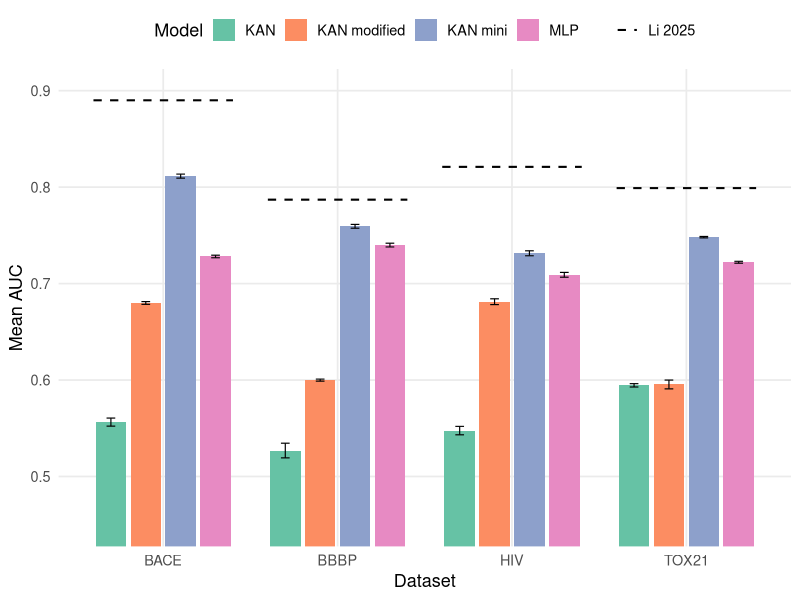
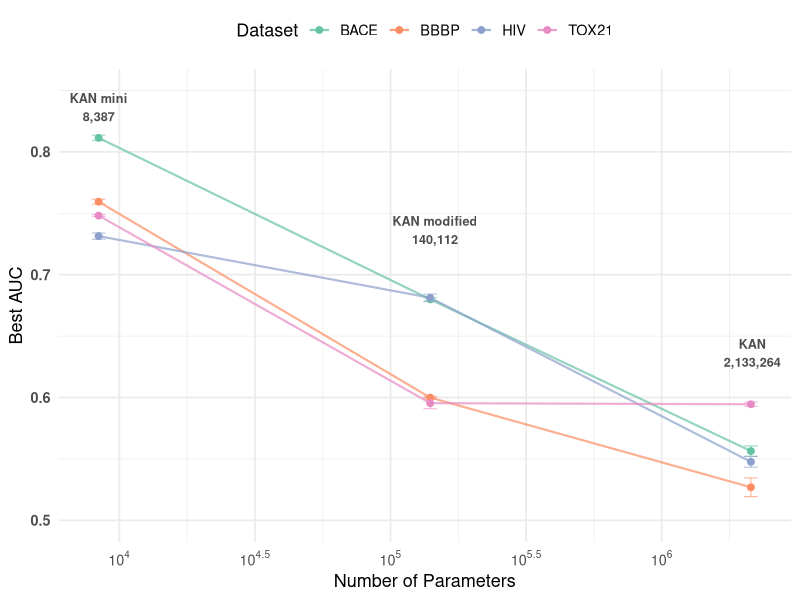
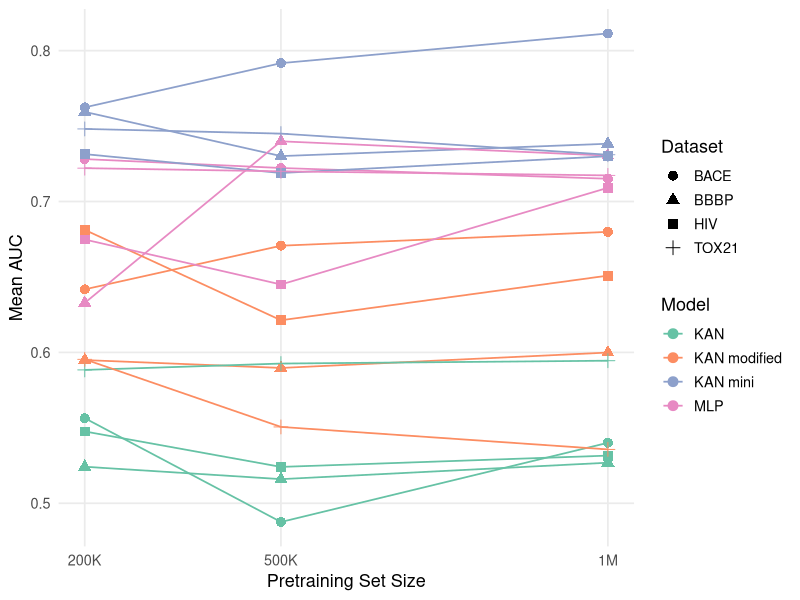
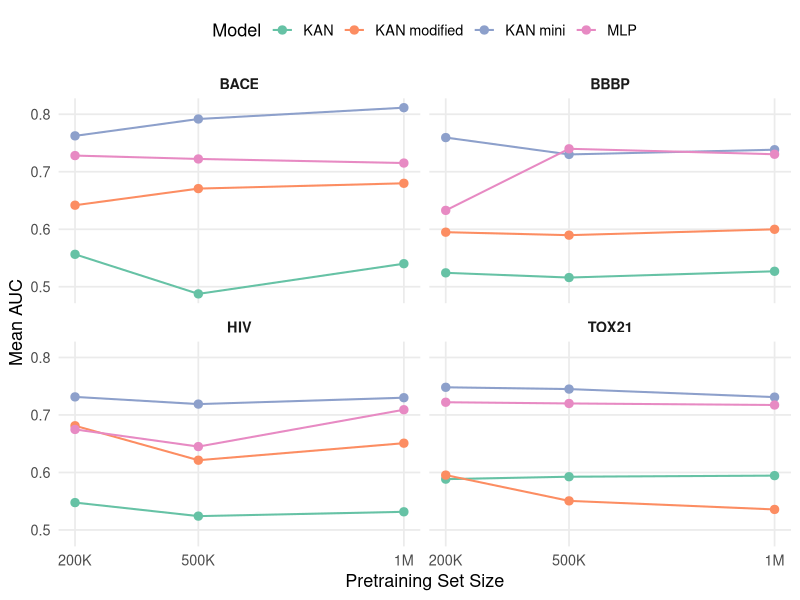
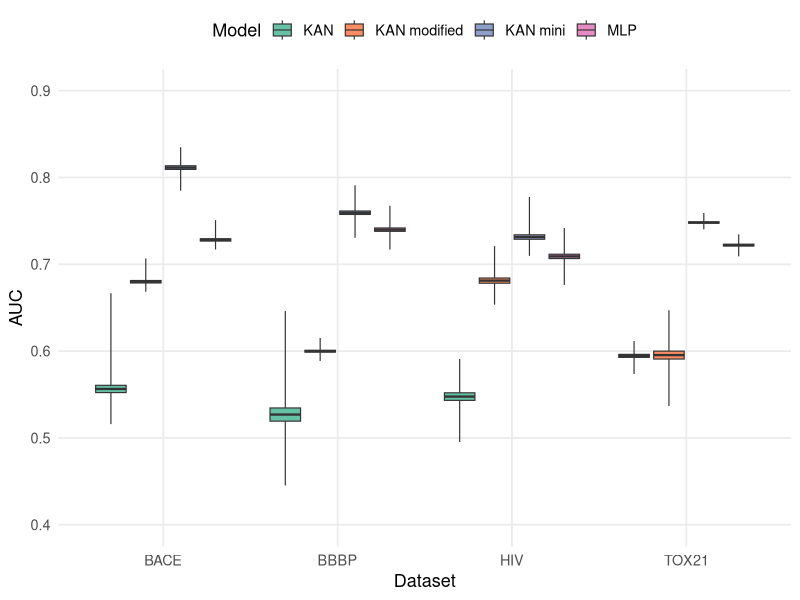
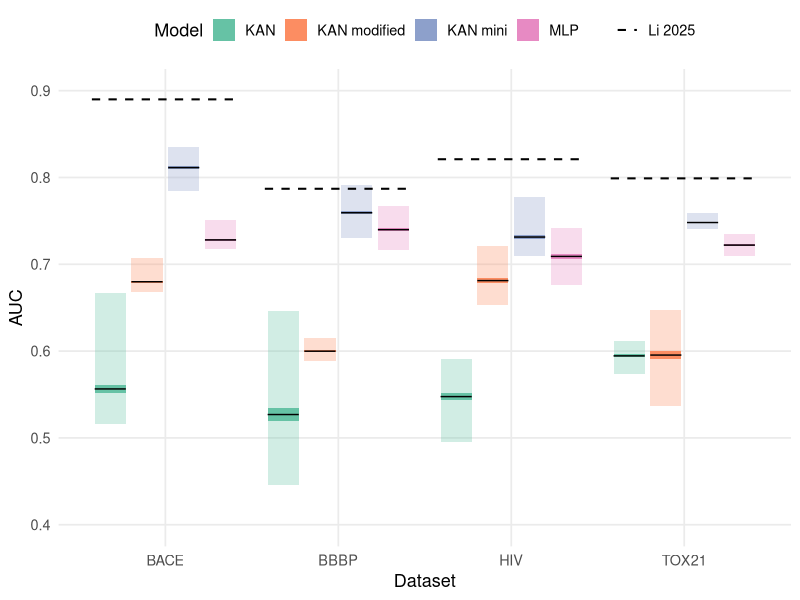
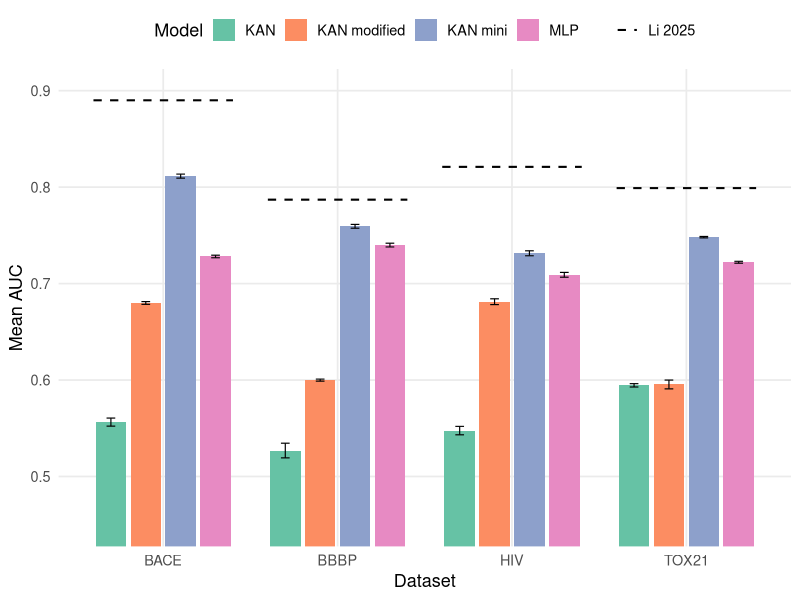
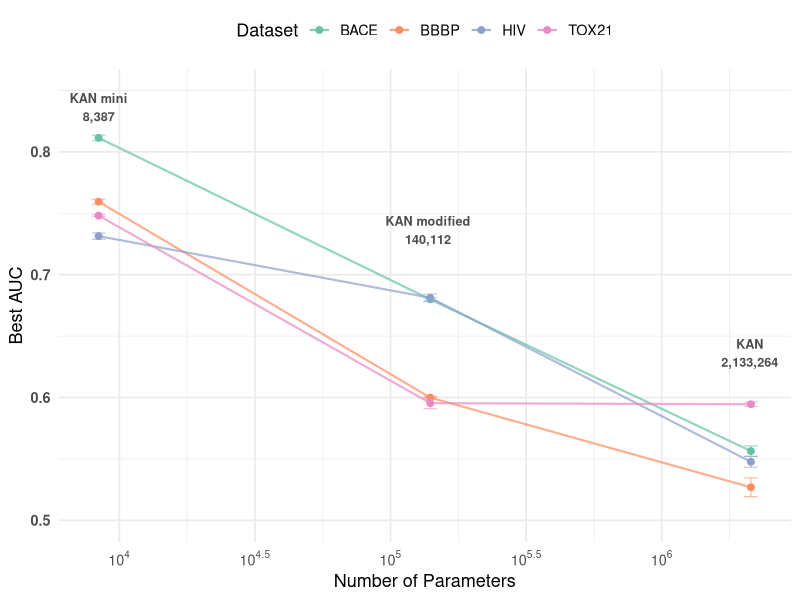

Recreate these plots in R, in order.
library(ggplot2)
library(dplyr)
library(ggrepel)
library(scales)

df <- tibble::tribble(
  ~dataset, ~model,          ~mean_auc, ~std,   ~n,
  "BACE",   "KAN",           0.5564,    0.0209, 100,
  "BACE",   "KAN modified",  0.6799,    0.0071, 100,
  "BACE",   "KAN mini",      0.8114,    0.0105, 100,
  "BACE",   "MLP",           0.7281,    0.0067, 100,
  
  "BBBP",   "KAN",           0.5269,    0.0380, 100,
  "BBBP",   "KAN modified",  0.5999,    0.0053, 100,
  "BBBP",   "KAN mini",      0.7594,    0.0099, 100,
  "BBBP",   "MLP",           0.7399,    0.0097, 100,
  
  "HIV",    "KAN",           0.5476,    0.0218, 100,
  "HIV",    "KAN modified",  0.6812,    0.0150, 100,
  "HIV",    "KAN mini",      0.7314,    0.0128, 100,
  "HIV",    "MLP",           0.7091,    0.0124, 100,
  
  "TOX21",  "KAN",           0.5945,    0.0086, 100,
  "TOX21",  "KAN modified",  0.5954,    0.0228, 100,
  "TOX21",  "KAN mini",      0.7481,    0.0036, 100,
  "TOX21",  "MLP",           0.7221,    0.0050, 100
) %>%
  mutate(se = std / sqrt(n))

df$model <- factor(df$model, levels = c("KAN", "KAN modified", "KAN mini", "MLP"))

# Literature benchmark values (KA-GCN best per dataset, from Li 2025, Table 1)
lit_ref <- tibble::tribble(
  ~dataset, ~lit_auc,
  "BACE",   0.8900,
  "BBBP",   0.7870,
  "HIV",    0.8210,
  "TOX21",  0.7990
) %>%
  mutate(
    x_pos = as.numeric(factor(dataset, levels = c("BACE", "BBBP", "HIV", "TOX21"))),
    xmin = x_pos - 0.4,
    xmax = x_pos + 0.4
  )

p <- ggplot(df, aes(x = dataset, y = mean_auc, fill = model)) +
  geom_col(position = position_dodge(width = 0.8), width = 0.7) +
  geom_errorbar(
    aes(ymin = mean_auc - 2 * se, ymax = mean_auc + 2 * se),
    position = position_dodge(width = 0.8),
    width = 0.2,
    linewidth = 0.4
  ) +
  geom_segment(
    data = lit_ref,
    aes(x = xmin, xend = xmax, y = lit_auc, yend = lit_auc, linetype = "Li 2025"),
    inherit.aes = FALSE,
    color = "black",
    linewidth = 0.7
  ) +
  labs(
    x = "Dataset",
    y = "Mean AUC",
    fill = "Model",
    linetype = NULL
  ) +
  coord_cartesian(ylim = c(0.45, 0.9)) +
  scale_fill_brewer(palette = "Set2") +
  scale_linetype_manual(values = c("Li 2025" = "dashed")) +
  theme_minimal(base_size = 13) +
  theme(
    legend.position = "top",
    panel.grid.minor = element_blank()
  )

p

ggsave("best_auc_by_model.pdf", plot = p, width = 7, height = 5, units = "in")



model_sizes <- tibble::tribble(
  ~model,          ~n_params,
  "KAN",           2133264,
  "KAN modified",  140112,
  "KAN mini",      8387
)

df <- tibble::tribble(
  ~dataset, ~model,          ~best_auc, ~std,   ~n,
  "BACE",   "KAN",           0.5564,    0.0209, 100,
  "BACE",   "KAN modified",  0.6799,    0.0071, 100,
  "BACE",   "KAN mini",      0.8114,    0.0105, 100,
  
  "BBBP",   "KAN",           0.5269,    0.0380, 100,
  "BBBP",   "KAN modified",  0.5999,    0.0053, 100,
  "BBBP",   "KAN mini",      0.7594,    0.0099, 100,
  
  "HIV",    "KAN",           0.5476,    0.0218, 100,
  "HIV",    "KAN modified",  0.6812,    0.0150, 100,
  "HIV",    "KAN mini",      0.7314,    0.0128, 100,
  
  "TOX21",  "KAN",           0.5945,    0.0086, 100,
  "TOX21",  "KAN modified",  0.5954,    0.0228, 100,
  "TOX21",  "KAN mini",      0.7481,    0.0036, 100,
) %>%
  mutate(se = std / sqrt(n)) %>%
  left_join(model_sizes, by = "model") %>%
  arrange(dataset, n_params)

df$model <- factor(df$model, levels = c("KAN mini", "KAN modified", "KAN"))
df$dataset <- factor(df$dataset, levels = c("BACE", "BBBP", "HIV", "TOX21"))

label_df <- df %>%
  filter(model %in% c("KAN", "KAN modified", "KAN mini")) %>%
  distinct(model, n_params) %>%
  mutate(label_y = c(0.82,0.72,0.62))   %>%
  mutate(mod_label = c("KAN mini\n8,387", "KAN modified\n140,112", "KAN\n2,133,264"))

b <- ggplot(df, aes(x = n_params, y = best_auc, color = dataset)) +
  geom_line(aes(group = dataset), linewidth = 0.75, alpha = 0.7) +
  geom_text_repel(
    data = label_df,
    aes(x = n_params, y = label_y, label = mod_label),
    inherit.aes = FALSE,
    size = 3.2,
    color = "grey30",
    angle = 0,
    hjust= 0.5,
    vjust=1,
    fontface = "bold"
  ) +
  geom_errorbar(
    aes(ymin = best_auc - 2 * se, ymax = best_auc + 2 * se),
    width = 0.05,
    linewidth = 0.4,
    alpha = 0.6
  ) +
  geom_point(aes(), size = 2) +
  scale_x_log10(
    breaks = trans_breaks("log10", function(x) 10^x),
    labels = trans_format("log10", math_format(10^.x))
  ) + 
  scale_y_continuous(
    limits = c(0.5, 0.85),
    breaks = seq(0.5, 0.85, by = 0.1),
    minor_breaks = seq(0.5, 0.85, by = 0.05)
  ) +
  labs(
    x = "Number of Parameters",
    y = "Best AUC",
    color = "Dataset"
  ) +
  scale_color_brewer(palette = "Set2") +
  theme_minimal(base_size = 13) +
  theme(
    legend.position = "top",
    axis.text = element_text(face = "bold"),
    panel.grid.minor = element_line(linewidth = 0.25)
  )
b

ggsave("kan_sizes.pdf", plot = b, width = 7, height = 5, units = "in")

df <- tibble::tribble(
  ~dataset, ~model,          ~context_size, ~mean_auc,
  "BACE",   "KAN",           200000,  0.5564,
  "BACE",   "KAN",           500000,  0.4876,
  "BACE",   "KAN",           1000000, 0.5401,
  "BACE",   "KAN modified",  200000,  0.6418,
  "BACE",   "KAN modified",  500000,  0.6707,
  "BACE",   "KAN modified",  1000000, 0.6799,
  "BACE",   "KAN mini",      200000,  0.7624,
  "BACE",   "KAN mini",      500000,  0.7917,
  "BACE",   "KAN mini",      1000000, 0.8114,
  "BACE",   "MLP",           200000,  0.7281,
  "BACE",   "MLP",           500000,  0.7222,
  "BACE",   "MLP",           1000000, 0.7151,
  
  "BBBP",   "KAN",           200000,  0.5242,
  "BBBP",   "KAN",           500000,  0.5160,
  "BBBP",   "KAN",           1000000, 0.5269,
  "BBBP",   "KAN modified",  200000,  0.5949,
  "BBBP",   "KAN modified",  500000,  0.5897,
  "BBBP",   "KAN modified",  1000000, 0.5999,
  "BBBP",   "KAN mini",      200000,  0.7594,
  "BBBP",   "KAN mini",      500000,  0.7301,
  "BBBP",   "KAN mini",      1000000, 0.7383,
  "BBBP",   "MLP",           200000,  0.6328,
  "BBBP",   "MLP",           500000,  0.7399,
  "BBBP",   "MLP",           1000000, 0.7304,
  
  "HIV",    "KAN",           200000,  0.5476,
  "HIV",    "KAN",           500000,  0.5241,
  "HIV",    "KAN",           1000000, 0.5316,
  "HIV",    "KAN modified",  200000,  0.6812,
  "HIV",    "KAN modified",  500000,  0.6213,
  "HIV",    "KAN modified",  1000000, 0.6509,
  "HIV",    "KAN mini",      200000,  0.7314,
  "HIV",    "KAN mini",      500000,  0.7189,
  "HIV",    "KAN mini",      1000000, 0.7300,
  "HIV",    "MLP",           200000,  0.6748,
  "HIV",    "MLP",           500000,  0.6450,
  "HIV",    "MLP",           1000000, 0.7091,
  
  "TOX21",  "KAN",           200000,  0.5884,
  "TOX21",  "KAN",           500000,  0.5926,
  "TOX21",  "KAN",           1000000, 0.5945,
  "TOX21",  "KAN modified",  200000,  0.5954,
  "TOX21",  "KAN modified",  500000,  0.5506,
  "TOX21",  "KAN modified",  1000000, 0.5357,
  "TOX21",  "KAN mini",      200000,  0.7481,
  "TOX21",  "KAN mini",      500000,  0.7450,
  "TOX21",  "KAN mini",      1000000, 0.7310,
  "TOX21",  "MLP",           200000,  0.7221,
  "TOX21",  "MLP",           500000,  0.7200,
  "TOX21",  "MLP",           1000000, 0.7173
)

df$model <- factor(df$model, levels = c("KAN", "KAN modified", "KAN mini", "MLP"))
df$dataset <- factor(df$dataset, levels = c("BACE", "BBBP", "HIV", "TOX21"))

p3 <- ggplot(df, aes(x = context_size, y = mean_auc,
                     color = model, shape = dataset,
                     group = interaction(model, dataset))) +
  geom_line(linewidth = 0.6) +
  geom_point(size = 3) +
  scale_x_continuous(
    breaks = c(200000, 500000, 1000000),
    labels = c("200K", "500K", "1M")
  ) +
  labs(
    x = "Pretraining Set Size",
    y = "Mean AUC",
    color = "Model",
    shape = "Dataset"
  ) +
  scale_color_brewer(palette = "Set2") +
  theme_minimal(base_size = 13) +
  theme(
    legend.position = "right",
    panel.grid.minor = element_blank()
  )

p3

ggsave("mean_auc_vs_context_size.pdf", plot = p3, width = 8, height = 5.5, units = "in")

df <- tibble::tribble(
  ~dataset, ~model,          ~context_size, ~mean_auc,
  "BACE",   "KAN",           200000,  0.5564,
  "BACE",   "KAN",           500000,  0.4876,
  "BACE",   "KAN",           1000000, 0.5401,
  "BACE",   "KAN modified",  200000,  0.6418,
  "BACE",   "KAN modified",  500000,  0.6707,
  "BACE",   "KAN modified",  1000000, 0.6799,
  "BACE",   "KAN mini",      200000,  0.7624,
  "BACE",   "KAN mini",      500000,  0.7917,
  "BACE",   "KAN mini",      1000000, 0.8114,
  "BACE",   "MLP",           200000,  0.7281,
  "BACE",   "MLP",           500000,  0.7222,
  "BACE",   "MLP",           1000000, 0.7151,
  
  "BBBP",   "KAN",           200000,  0.5242,
  "BBBP",   "KAN",           500000,  0.5160,
  "BBBP",   "KAN",           1000000, 0.5269,
  "BBBP",   "KAN modified",  200000,  0.5949,
  "BBBP",   "KAN modified",  500000,  0.5897,
  "BBBP",   "KAN modified",  1000000, 0.5999,
  "BBBP",   "KAN mini",      200000,  0.7594,
  "BBBP",   "KAN mini",      500000,  0.7301,
  "BBBP",   "KAN mini",      1000000, 0.7383,
  "BBBP",   "MLP",           200000,  0.6328,
  "BBBP",   "MLP",           500000,  0.7399,
  "BBBP",   "MLP",           1000000, 0.7304,
  
  "HIV",    "KAN",           200000,  0.5476,
  "HIV",    "KAN",           500000,  0.5241,
  "HIV",    "KAN",           1000000, 0.5316,
  "HIV",    "KAN modified",  200000,  0.6812,
  "HIV",    "KAN modified",  500000,  0.6213,
  "HIV",    "KAN modified",  1000000, 0.6509,
  "HIV",    "KAN mini",      200000,  0.7314,
  "HIV",    "KAN mini",      500000,  0.7189,
  "HIV",    "KAN mini",      1000000, 0.7300,
  "HIV",    "MLP",           200000,  0.6748,
  "HIV",    "MLP",           500000,  0.6450,
  "HIV",    "MLP",           1000000, 0.7091,
  
  "TOX21",  "KAN",           200000,  0.5884,
  "TOX21",  "KAN",           500000,  0.5926,
  "TOX21",  "KAN",           1000000, 0.5945,
  "TOX21",  "KAN modified",  200000,  0.5954,
  "TOX21",  "KAN modified",  500000,  0.5506,
  "TOX21",  "KAN modified",  1000000, 0.5357,
  "TOX21",  "KAN mini",      200000,  0.7481,
  "TOX21",  "KAN mini",      500000,  0.7450,
  "TOX21",  "KAN mini",      1000000, 0.7310,
  "TOX21",  "MLP",           200000,  0.7221,
  "TOX21",  "MLP",           500000,  0.7200,
  "TOX21",  "MLP",           1000000, 0.7173
)

df$model <- factor(df$model, levels = c("KAN", "KAN modified", "KAN mini", "MLP"))
df$dataset <- factor(df$dataset, levels = c("BACE", "BBBP", "HIV", "TOX21"))

p4 <- ggplot(df, aes(x = context_size, y = mean_auc, color = model, group = model)) +
  geom_line(linewidth = 0.7) +
  geom_point(size = 2.5) +
  facet_wrap(~ dataset, nrow = 2) +
  scale_x_continuous(
    breaks = c(200000, 500000, 1000000),
    labels = c("200K", "500K", "1M")
  ) +
  labs(
    x = "Pretraining Set Size",
    y = "Mean AUC",
    color = "Model"
  ) +
  scale_color_brewer(palette = "Set2") +
  theme_minimal(base_size = 13) +
  theme(
    legend.position = "top",
    panel.grid.minor = element_blank(),
    strip.text = element_text(face = "bold")
  )

p4

ggsave("mean_auc_vs_context_size_faceted.pdf", plot = p4, width = 8, height = 6, units = "in")


df <- tibble::tribble(
  ~dataset, ~model,          ~mean_auc, ~std,   ~min_auc, ~max_auc, ~n,
  "BACE",   "KAN",           0.5564,    0.0209, 0.5159,   0.6667,   100,
  "BACE",   "KAN modified",  0.6799,    0.0071, 0.6684,   0.7067,   100,
  "BACE",   "KAN mini",      0.8114,    0.0105, 0.7848,   0.8349,   100,
  "BACE",   "MLP",           0.7281,    0.0067, 0.7171,   0.7509,   100,
  
  "BBBP",   "KAN",           0.5269,    0.0380, 0.4453,   0.6463,   100,
  "BBBP",   "KAN modified",  0.5999,    0.0053, 0.5886,   0.6151,   100,
  "BBBP",   "KAN mini",      0.7594,    0.0099, 0.7305,   0.7910,   100,
  "BBBP",   "MLP",           0.7399,    0.0097, 0.7170,   0.7674,   100,
  
  "HIV",    "KAN",           0.5476,    0.0218, 0.4953,   0.5909,   100,
  "HIV",    "KAN modified",  0.6812,    0.0150, 0.6535,   0.7210,   100,
  "HIV",    "KAN mini",      0.7314,    0.0128, 0.7097,   0.7776,   100,
  "HIV",    "MLP",           0.7091,    0.0124, 0.6762,   0.7418,   100,
  
  "TOX21",  "KAN",           0.5945,    0.0086, 0.5736,   0.6116,   100,
  "TOX21",  "KAN modified",  0.5954,    0.0228, 0.5368,   0.6470,   100,
  "TOX21",  "KAN mini",      0.7481,    0.0036, 0.7402,   0.7591,   100,
  "TOX21",  "MLP",           0.7221,    0.0050, 0.7092,   0.7344,   100
) %>%
  mutate(
    se     = std / sqrt(n),
    lower  = mean_auc - 2 * se,
    upper  = mean_auc + 2 * se,
    middle = mean_auc,
    ymin   = min_auc,
    ymax   = max_auc
  )

df$model <- factor(df$model, levels = c("KAN", "KAN modified", "KAN mini", "MLP"))

p5 <- ggplot(df, aes(x = dataset, fill = model)) +
  geom_boxplot(
    aes(ymin = ymin, lower = lower, middle = middle, upper = upper, ymax = ymax),
    stat = "identity",
    position = position_dodge(width = 0.8),
    width = 0.7,
    linewidth = 0.4
  ) +
  labs(
    x = "Dataset",
    y = "AUC",
    fill = "Model"
  ) +
  coord_cartesian(ylim = c(0.4, 0.9)) +
  scale_fill_brewer(palette = "Set2") +
  theme_minimal(base_size = 13) +
  theme(
    legend.position = "top",
    panel.grid.minor = element_blank()
  )

p5

ggsave("auc_boxplot_by_model.pdf", plot = p5, width = 8, height = 5.5, units = "in")


df <- tibble::tribble(
  ~dataset, ~model,          ~mean_auc, ~std,   ~min_auc, ~max_auc, ~n,
  "BACE",   "KAN",           0.5564,    0.0209, 0.5159,   0.6667,   100,
  "BACE",   "KAN modified",  0.6799,    0.0071, 0.6684,   0.7067,   100,
  "BACE",   "KAN mini",      0.8114,    0.0105, 0.7848,   0.8349,   100,
  "BACE",   "MLP",           0.7281,    0.0067, 0.7171,   0.7509,   100,
  
  "BBBP",   "KAN",           0.5269,    0.0380, 0.4453,   0.6463,   100,
  "BBBP",   "KAN modified",  0.5999,    0.0053, 0.5886,   0.6151,   100,
  "BBBP",   "KAN mini",      0.7594,    0.0099, 0.7305,   0.7910,   100,
  "BBBP",   "MLP",           0.7399,    0.0097, 0.7170,   0.7674,   100,
  
  "HIV",    "KAN",           0.5476,    0.0218, 0.4953,   0.5909,   100,
  "HIV",    "KAN modified",  0.6812,    0.0150, 0.6535,   0.7210,   100,
  "HIV",    "KAN mini",      0.7314,    0.0128, 0.7097,   0.7776,   100,
  "HIV",    "MLP",           0.7091,    0.0124, 0.6762,   0.7418,   100,
  
  "TOX21",  "KAN",           0.5945,    0.0086, 0.5736,   0.6116,   100,
  "TOX21",  "KAN modified",  0.5954,    0.0228, 0.5368,   0.6470,   100,
  "TOX21",  "KAN mini",      0.7481,    0.0036, 0.7402,   0.7591,   100,
  "TOX21",  "MLP",           0.7221,    0.0050, 0.7092,   0.7344,   100
) %>%
  mutate(se = std / sqrt(n))

df$dataset <- factor(df$dataset, levels = c("BACE", "BBBP", "HIV", "TOX21"))
df$model   <- factor(df$model,   levels = c("KAN", "KAN modified", "KAN mini", "MLP"))

# Manually compute dodge positions
n_models <- nlevels(df$model)
bar_width <- 0.18
group_width <- 0.85

df <- df %>%
  mutate(
    dataset_num = as.numeric(dataset),
    model_num   = as.numeric(model),
    x_center = dataset_num + (model_num - (n_models + 1) / 2) * (group_width / n_models),
    xmin = x_center - bar_width / 2,
    xmax = x_center + bar_width / 2,
    se_lower  = mean_auc - 2 * se,
    se_upper  = mean_auc + 2 * se
  )

# Literature benchmark values (KA-GCN best per dataset, from Li 2025, Table 1)
lit_ref <- tibble::tribble(
  ~dataset, ~lit_auc,
  "BACE",   0.8900,
  "BBBP",   0.7870,
  "HIV",    0.8210,
  "TOX21",  0.7990
) %>%
  mutate(
    x_pos = as.numeric(factor(dataset, levels = c("BACE", "BBBP", "HIV", "TOX21"))),
    xmin = x_pos - group_width / 2,
    xmax = x_pos + group_width / 2
  )

p6 <- ggplot(df) +
  # Muted full range: min to max
  geom_rect(
    aes(xmin = xmin, xmax = xmax, ymin = min_auc, ymax = max_auc, fill = model),
    alpha = 0.3
  ) +
  # Solid inner range: mean +/- 2SE
  geom_rect(
    aes(xmin = xmin, xmax = xmax, ymin = se_lower, ymax = se_upper, fill = model),
    alpha = 1
  ) +
  # Mean line marker
  geom_segment(
    aes(x = xmin, xend = xmax, y = mean_auc, yend = mean_auc),
    color = "black",
    linewidth = 0.5
  ) +
  # Li 2025 literature reference line
  geom_segment(
    data = lit_ref,
    aes(x = xmin, xend = xmax, y = lit_auc, yend = lit_auc, linetype = "Li 2025"),
    inherit.aes = FALSE,
    color = "black",
    linewidth = 0.7
  ) +
  scale_x_continuous(
    breaks = 1:4,
    labels = levels(df$dataset)
  ) +
  labs(
    x = "Dataset",
    y = "AUC",
    fill = "Model",
    linetype = NULL
  ) +
  coord_cartesian(ylim = c(0.4, 0.9)) +
  scale_fill_brewer(palette = "Set2") +
  scale_linetype_manual(values = c("Li 2025" = "dashed")) +
  theme_minimal(base_size = 13) +
  theme(
    legend.position = "top",
    panel.grid.minor = element_blank()
  )

p6

ggsave("auc_range_plot_with_lit.pdf", plot = p6, width = 8, height = 5.5, units = "in")
